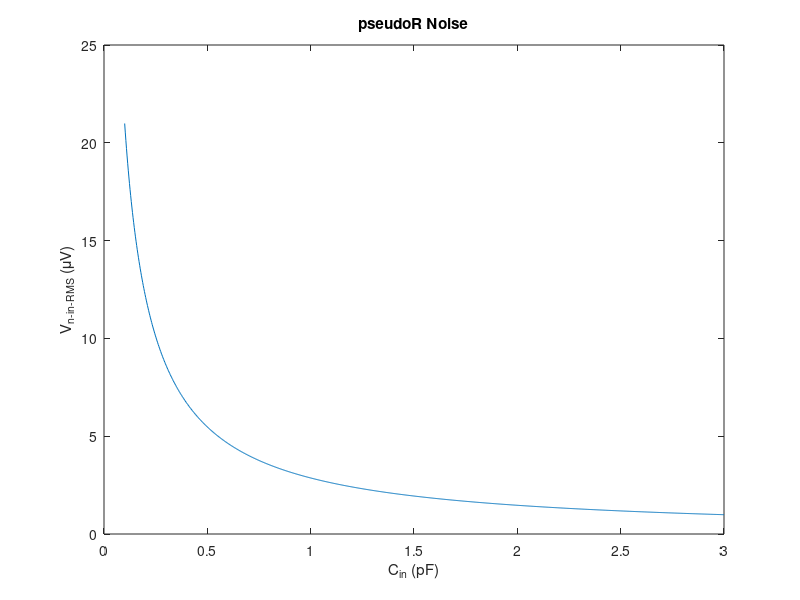
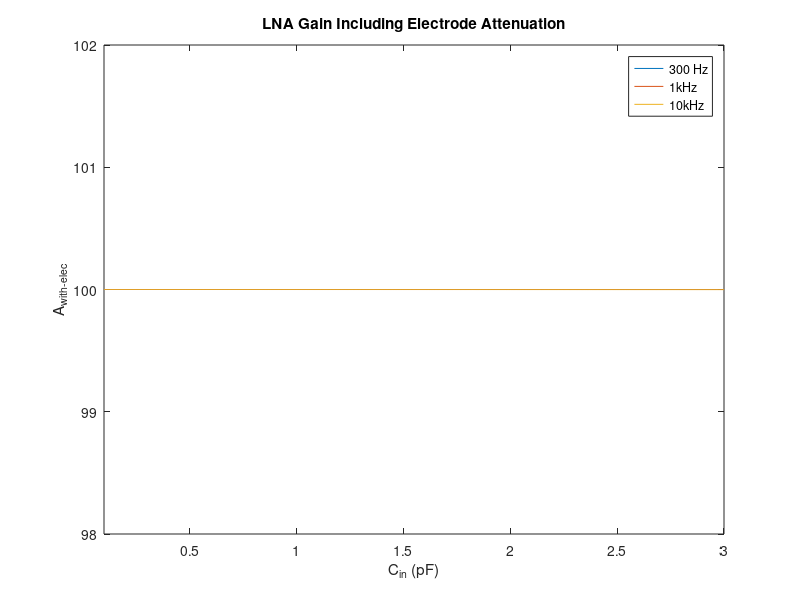
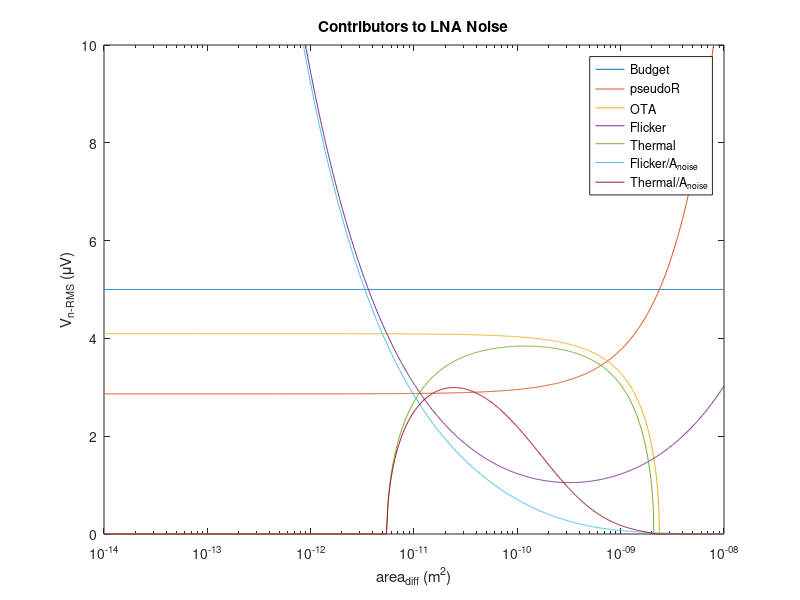
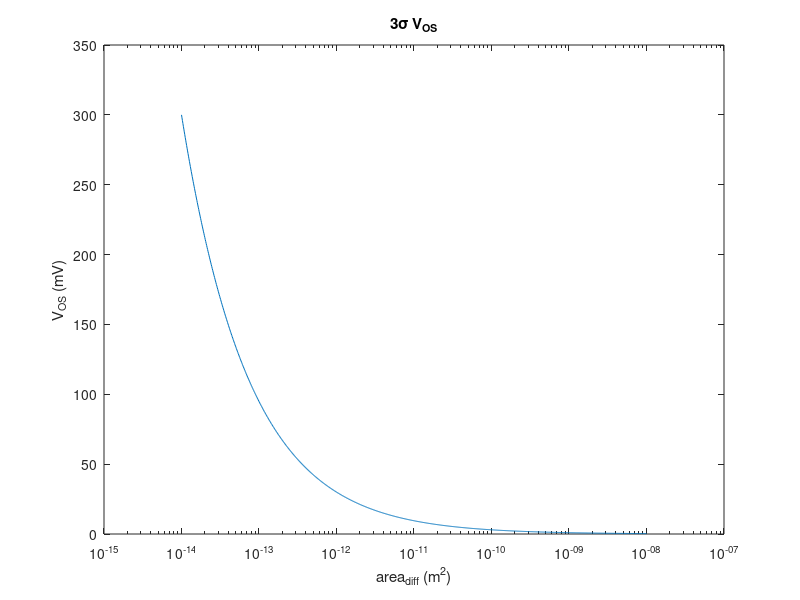

These figures' MATLAB source, in order: (Note: this script raises an error after producing the figures.)
% polymorph pixel co-design
% CRT
% 05/19/2020 - 07/22/2020

%% setup
close all
clear all

%% starting assumptions and physical constants

% constants
k = 1.38e-23;
T = 37 + 273;   % body temp

% system constraints
R_elec = 24e3;
pixel_dim = 152.5e-6;
area_limit = (pixel_dim)^2;

%% design targets

% except for here, as noted, all noise is squared voltage
noise_Vrms_target = 5e-6;
noise_Vsq_target = noise_Vrms_target^2;

A_target = 100;
A_OL_target = 1e3;
A_f = 1;

f_LP_AP = 10e3;
f_HP_AP = 300;

ENBW = f_LP_AP * pi/2;

% number of time constants for "complete" settling
settling_TCs = 5;

% target for OTA noise source other than M1
excess = 1.2;

%% technology information

L_min = 130e-9;

% C_ox and C_P (C_gg) [F/m^2]
% C_ox for flicker noise
C_ox = 0.01;
% C_P for parasitics
M_input_area = 120e-6 * 600e-9;
C_gg = 252e-15;
C_P_N = C_gg / M_input_area;
C_P_P = 0.00633;

% flicker noise coefficients [J]
K_flicker_N = 1.24e-25;
K_flicker_P = 1.98e-25;

% mismatch coefficients
% [Vm] and [m]
A_VT = 10e-9;
A_beta = 0.013e-6;

% noise factor gamma (often quoted as 2/3)
gamma_W = 1;
gamma_S = 2/3;

% estimates for device area
L_diff = 200e-9;
L_guard = 1e-6;

%% closed-loop amp design: sweep Cin

% assumed pseudoR based on 10fF feedback cap
pseudoR = 500e9;

% sweep Cin
%C_in = 1e-12;
C_in = linspace(100e-15, 3e-12, 1000)';
C_F = C_in / A_target;

% integrated pseudoR noise for 300Hz sw cap HP cutoff
f_pseudo = 1./(2.*pi.*pseudoR.*C_F);
% reduction factor to account for not all of kT/C
% appearing in the 300Hz+ band
reduc_factor = 1./(1 + f_HP_AP./f_pseudo);
noise_pseudoR = 2 .* k .* T ./ C_F .* reduc_factor;
% input-refer - note that this uses ideal gain
noise_pseudoR_in = noise_pseudoR ./ (A_target.^2);

% ideal closed-loop gain including electrode attenuation
% at three freqs: 300, 1000, 10000 Hz
% assumes ideal opamp with no parasitics
A_elec_300 = C_in ./ sqrt(C_F.^2 + (C_F .* C_in .* R_elec .* (2*pi*300)).^2);
A_elec_1e3 = C_in ./ sqrt(C_F.^2 + (C_F .* C_in .* R_elec .* (2*pi*1e3)).^2);
A_elec_1e4 = C_in ./ sqrt(C_F.^2 + (C_F .* C_in .* R_elec .* (2*pi*1e4)).^2);

%% plots from Cin choice

% noise due to pseudoR as a function of Cin
figure
plot(C_in.*(1e12), sqrt(noise_pseudoR_in) .* 1e6);
xlabel('C_{in} (pF)');
ylabel('V_{n-in-RMS} (\muV)');
title('pseudoR Noise');

% input gain including electrode atten
% should be negligible
figure
plot(C_in.*(1e12), A_elec_300);
hold on
plot(C_in.*(1e12), A_elec_1e3);
plot(C_in.*(1e12), A_elec_1e4);
xlabel('C_{in} (pF)');
ylabel('A_{with-elec}');
axis([100e-3 3 98 102]);
legend('300 Hz', '1kHz', '10kHz');
title('LNA Gain Including Electrode Attenuation');

%% results from first design section

% baseline C_in for noise, assuming we meet target gain
C_in = 1e-12;
C_F = C_in / A_target;
% now adjust C_in to pre-warp the CL gain, gain error due to finite OL gain
C_in = C_F * A_target * (1 + 1/A_OL_target) / (1 - A_target/A_OL_target);
% integrated pseudoR noise for 300Hz sw cap HP cutoff
f_pseudo = 1./(2.*pi.*pseudoR.*C_F);
reduc_factor = 1./(1 + f_HP_AP./f_pseudo);
noise_pseudoR = 2 .* k .* T ./ C_F .* reduc_factor;

%% OTA design: sweep WL

% transistor area, from 10^-14 m^2 to 10^-9 m^2
% for reference, pixel is 2.33*10^-8 m^2
% 120um/600nm device is 7.2*10^-11 m^2both
% and a 130nm/130nm device is 1.69*10^-14 m^2
WL = logspace(-14,-8,1000);

C_P = WL .* C_P_N;

% resulting actual closed-loop gain
A_actual = C_in ./ (C_F + (C_F + C_in + C_P) ./ A_OL_target);
noise_pseudoR_in = noise_pseudoR ./ (A_actual.^2);

% noise budget
noise_OTA = noise_Vsq_target - noise_pseudoR_in;

% noise gain
A_noise = (C_P + C_in + C_F) ./ C_in;

% flicker noise
noise_flicker = 2 .* K_flicker_N ./ C_ox ./ WL .* (A_noise).^2 ...
    .* log(f_LP_AP / f_HP_AP);

noise_thermal = noise_OTA - noise_flicker;

% thermal noise
% NOTE: we only care about thermal noise in the signal band (to 10kHz)
% technically, ENBW is not correct here because we can do a software
% brickwall filter at 10kHz, and this will be valid since we have used
% appropriate anti-aliasing.
% thus, ENBW is used here only to provide a safety margin.
gm_req = 2 .* 4 .* k .* T .* gamma_W...
    ./ noise_thermal .* (A_noise).^2 .* ENBW .* excess;

% first approx of mismatch: assume input pair dominates
sigma_Vth_1 = A_VT ./ sqrt(WL);
V_os_3sigma = sigma_Vth_1 .* 3;

%% plots from flicker noise sizing choice

% noise breakdown
figure
semilogx(WL, (noise_Vrms_target*1e6).*ones(size(WL)));
hold on
semilogx(WL, sqrt(noise_pseudoR_in) .* 1e6);
semilogx(WL, sqrt(noise_OTA) .* 1e6);
semilogx(WL, sqrt(noise_flicker) .* 1e6);
semilogx(WL, sqrt(noise_thermal) .* 1e6);
semilogx(WL, sqrt(noise_flicker) ./ (A_noise).^2 .* 1e6);
semilogx(WL, sqrt(noise_thermal) ./ (A_noise).^2 .* 1e6);
xlabel('area_{diff} (m^2)');
ylabel('V_{n-RMS} (\muV)');
axis([1e-14 1e-8 0 10]);
legend('Budget', 'pseudoR', 'OTA', 'Flicker', 'Thermal',...
    'Flicker/A_{noise}', 'Thermal/A_{noise}');
title('Contributors to LNA Noise');

% mismatch
figure
semilogx(WL, V_os_3sigma .* 1e3);
xlabel('area_{diff} (m^2)');
ylabel('V_{OS} (mV)');
title('3\sigma V_{OS}');

% gm requirement
figure
semilogx(WL, gm_req.*(1e6));
xlabel('area_{diff} (m^2)');
ylabel('g_m (\muS)');
axis([1e-14 1e-8 0 500]);
title('g_m Requirement');

% closed-loop gain
figure
semilogx(WL, A_actual);
xlabel('area_{diff} (m^2)');
ylabel('A_{actual}');
title('Closed-Loop Gain due to C_P');

%% gm/id, gmro characterization

% info about number of characterization sweeps
num_lengths_N = 10;
num_lengths_P = 10;
points_per_length = 25;
L_N = [130e-9 200e-9 500e-9 1e-6 2e-6 4e-6 6e-6 8e-6 10e-6 12e-6]';
L_P = L_N;

% NMOS

% import the characterization data
gmid_n_130n = readmatrix('charac/charac_gmid_n_130n.csv');
gmid_n_200n = readmatrix('charac/charac_gmid_n_200n.csv');
gmid_n_500n = readmatrix('charac/charac_gmid_n_500n.csv');
gmid_n_1u = readmatrix('charac/charac_gmid_n_1u.csv');
gmid_n_2u = readmatrix('charac/charac_gmid_n_2u.csv');
gmid_n_4u = readmatrix('charac/charac_gmid_n_4u.csv');
gmid_n_6u = readmatrix('charac/charac_gmid_n_6u.csv');
gmid_n_8u = readmatrix('charac/charac_gmid_n_8u.csv');
gmid_n_10u = readmatrix('charac/charac_gmid_n_10u.csv');
gmid_n_12u = readmatrix('charac/charac_gmid_n_12u.csv');

gmro_n_130n = readmatrix('charac/charac_gmro_n_130n.csv');
gmro_n_200n = readmatrix('charac/charac_gmro_n_200n.csv');
gmro_n_500n = readmatrix('charac/charac_gmro_n_500n.csv');
gmro_n_1u = readmatrix('charac/charac_gmro_n_1u.csv');
gmro_n_2u = readmatrix('charac/charac_gmro_n_2u.csv');
gmro_n_4u = readmatrix('charac/charac_gmro_n_4u.csv');
gmro_n_6u = readmatrix('charac/charac_gmro_n_6u.csv');
gmro_n_8u = readmatrix('charac/charac_gmro_n_8u.csv');
gmro_n_10u = readmatrix('charac/charac_gmro_n_10u.csv');
gmro_n_12u = readmatrix('charac/charac_gmro_n_12u.csv');

cgg_n_130n = readmatrix('charac/charac_cgg_n_130n.csv');
cgg_n_200n = readmatrix('charac/charac_cgg_n_200n.csv');
cgg_n_500n = readmatrix('charac/charac_cgg_n_500n.csv');
cgg_n_1u = readmatrix('charac/charac_cgg_n_1u.csv');
cgg_n_2u = readmatrix('charac/charac_cgg_n_2u.csv');
cgg_n_4u = readmatrix('charac/charac_cgg_n_4u.csv');
cgg_n_6u = readmatrix('charac/charac_cgg_n_6u.csv');
cgg_n_8u = readmatrix('charac/charac_cgg_n_8u.csv');
cgg_n_10u = readmatrix('charac/charac_cgg_n_10u.csv');
cgg_n_12u = readmatrix('charac/charac_cgg_n_12u.csv');

% concatenate the results for easier looping
gmid_n = horzcat(gmid_n_130n, gmid_n_200n(:,2), gmid_n_500n(:,2),...
    gmid_n_1u(:,2), gmid_n_2u(:,2), gmid_n_4u(:,2), gmid_n_6u(:,2),...
    gmid_n_8u(:,2), gmid_n_10u(:,2), gmid_n_12u(:,2));
gmro_n = horzcat(gmro_n_130n, gmro_n_200n(:,2), gmro_n_500n(:,2),...
    gmro_n_1u(:,2), gmro_n_2u(:,2), gmro_n_4u(:,2), gmro_n_6u(:,2),...
    gmro_n_8u(:,2), gmro_n_10u(:,2), gmro_n_12u(:,2));
cgg_n = horzcat(cgg_n_130n, cgg_n_200n(:,2), cgg_n_500n(:,2),...
    cgg_n_1u(:,2), cgg_n_2u(:,2), cgg_n_4u(:,2), cgg_n_6u(:,2),...
    cgg_n_8u(:,2), cgg_n_10u(:,2), cgg_n_12u(:,2));

% plot the characterization results
figure
semilogx(gmid_n(:,1)*1e6, gmid_n(:,2));
hold on
semilogx(gmid_n(:,1)*1e6, gmid_n(:,3));
semilogx(gmid_n(:,1)*1e6, gmid_n(:,4));
semilogx(gmid_n(:,1)*1e6, gmid_n(:,5));
semilogx(gmid_n(:,1)*1e6, gmid_n(:,6));
semilogx(gmid_n(:,1)*1e6, gmid_n(:,7));
semilogx(gmid_n(:,1)*1e6, gmid_n(:,8));
semilogx(gmid_n(:,1)*1e6, gmid_n(:,9));
semilogx(gmid_n(:,1)*1e6, gmid_n(:,10));
semilogx(gmid_n(:,1)*1e6, gmid_n(:,11));
title('g_m/I_D vs. I_D for NMOS');
xlabel('I_D (\muA)');
ylabel('g_m/I_D (V^{-1})');
legend('L = 130nm', 'L = 200nm', 'L = 500nm', 'L = 1\mum', 'L = 2\mum',...
    'L = 4\mum', 'L = 6\mum', 'L = 8\mum', 'L = 10\mum', 'L = 12\mum');

figure
semilogx(gmro_n(:,1)*1e6, gmro_n(:,2));
hold on
semilogx(gmro_n(:,1)*1e6, gmro_n(:,3));
semilogx(gmro_n(:,1)*1e6, gmro_n(:,4));
semilogx(gmro_n(:,1)*1e6, gmro_n(:,5));
semilogx(gmro_n(:,1)*1e6, gmro_n(:,6));
semilogx(gmro_n(:,1)*1e6, gmro_n(:,7));
semilogx(gmro_n(:,1)*1e6, gmro_n(:,8));
semilogx(gmro_n(:,1)*1e6, gmro_n(:,9));
semilogx(gmro_n(:,1)*1e6, gmro_n(:,10));
semilogx(gmro_n(:,1)*1e6, gmro_n(:,11));
title('g_mr_o vs. I_D for NMOS');
xlabel('I_D (\muA)');
ylabel('g_mr_o');
legend('L = 130nm', 'L = 200nm', 'L = 500nm', 'L = 1\mum', 'L = 2\mum',...
    'L = 4\mum', 'L = 6\mum', 'L = 8\mum', 'L = 10\mum', 'L = 12\mum');

figure
semilogx(cgg_n(:,1)*1e6, cgg_n(:,2) / (130e-9 * 260e-9));
hold on
semilogx(cgg_n(:,1)*1e6, cgg_n(:,3) / (200e-9 * 400e-9));
semilogx(cgg_n(:,1)*1e6, cgg_n(:,4) / (500e-9 * 1000e-9));
semilogx(cgg_n(:,1)*1e6, cgg_n(:,5) / (1000e-9 * 2000e-9));
semilogx(cgg_n(:,1)*1e6, cgg_n(:,6) / (2000e-9 * 4000e-9));
semilogx(cgg_n(:,1)*1e6, cgg_n(:,7) / (4000e-9 * 8000e-9));
semilogx(cgg_n(:,1)*1e6, cgg_n(:,8) / (6000e-9 * 12000e-9));
semilogx(cgg_n(:,1)*1e6, cgg_n(:,9) / (8000e-9 * 16000e-9));
semilogx(cgg_n(:,1)*1e6, cgg_n(:,10) / (10000e-9 * 20000e-9));
semilogx(cgg_n(:,1)*1e6, cgg_n(:,11) / (12000e-9 * 24000e-9));
title('C_{gg} vs. I_D for NMOS');
xlabel('I_D (\muA)');
ylabel('C_{gg} (F/m^2)');
legend('L = 130nm', 'L = 200nm', 'L = 500nm', 'L = 1\mum', 'L = 2\mum',...
    'L = 4\mum', 'L = 6\mum', 'L = 8\mum', 'L = 10\mum', 'L = 12\mum');


% PMOS

% import the characterization data
gmid_p_130n = readmatrix('charac/charac_gmid_p_130n.csv');
gmid_p_200n = readmatrix('charac/charac_gmid_p_200n.csv');
gmid_p_500n = readmatrix('charac/charac_gmid_p_500n.csv');
gmid_p_1u = readmatrix('charac/charac_gmid_p_1u.csv');
gmid_p_2u = readmatrix('charac/charac_gmid_p_2u.csv');
gmid_p_4u = readmatrix('charac/charac_gmid_p_4u.csv');
gmid_p_6u = readmatrix('charac/charac_gmid_p_6u.csv');
gmid_p_8u = readmatrix('charac/charac_gmid_p_8u.csv');
gmid_p_10u = readmatrix('charac/charac_gmid_p_10u.csv');
gmid_p_12u = readmatrix('charac/charac_gmid_p_12u.csv');

gmro_p_130n = readmatrix('charac/charac_gmro_p_130n.csv');
gmro_p_200n = readmatrix('charac/charac_gmro_p_200n.csv');
gmro_p_500n = readmatrix('charac/charac_gmro_p_500n.csv');
gmro_p_1u = readmatrix('charac/charac_gmro_p_1u.csv');
gmro_p_2u = readmatrix('charac/charac_gmro_p_2u.csv');
gmro_p_4u = readmatrix('charac/charac_gmro_p_4u.csv');
gmro_p_6u = readmatrix('charac/charac_gmro_p_6u.csv');
gmro_p_8u = readmatrix('charac/charac_gmro_p_8u.csv');
gmro_p_10u = readmatrix('charac/charac_gmro_p_10u.csv');
gmro_p_12u = readmatrix('charac/charac_gmro_p_12u.csv');

% concatenate the results for easier looping
gmid_p = horzcat(gmid_p_130n, gmid_p_200n(:,2), gmid_p_500n(:,2),...
    gmid_p_1u(:,2), gmid_p_2u(:,2), gmid_p_4u(:,2), gmid_p_6u(:,2),...
    gmid_p_8u(:,2), gmid_p_10u(:,2), gmid_p_12u(:,2));
gmro_p = horzcat(gmro_p_130n, gmro_p_200n(:,2), gmro_p_500n(:,2),...
    gmro_p_1u(:,2), gmro_p_2u(:,2), gmro_p_4u(:,2), gmro_p_6u(:,2),...
    gmro_p_8u(:,2), gmro_p_10u(:,2), gmro_p_12u(:,2));

% plot the characterization results
figure
semilogx(gmid_p(:,1)*1e6, gmid_p(:,2));
hold on
semilogx(gmid_p(:,1)*1e6, gmid_p(:,3));
semilogx(gmid_p(:,1)*1e6, gmid_p(:,4));
semilogx(gmid_p(:,1)*1e6, gmid_p(:,5));
semilogx(gmid_p(:,1)*1e6, gmid_p(:,6));
semilogx(gmid_p(:,1)*1e6, gmid_p(:,7));
semilogx(gmid_p(:,1)*1e6, gmid_p(:,8));
semilogx(gmid_p(:,1)*1e6, gmid_p(:,9));
semilogx(gmid_p(:,1)*1e6, gmid_p(:,10));
semilogx(gmid_p(:,1)*1e6, gmid_p(:,11));
title('g_m/I_D vs. I_D for PMOS');
xlabel('I_D (\muA)');
ylabel('g_m/I_D (V^{-1})');
legend('L = 130nm', 'L = 200nm', 'L = 500nm', 'L = 1\mum', 'L = 2\mum',...
    'L = 4\mum', 'L = 6\mum', 'L = 8\mum', 'L = 10\mum', 'L = 12\mum');

figure
semilogx(gmro_p(:,1)*1e6, gmro_p(:,2));
hold on
semilogx(gmro_p(:,1)*1e6, gmro_p(:,3));
semilogx(gmro_p(:,1)*1e6, gmro_p(:,4));
semilogx(gmro_p(:,1)*1e6, gmro_p(:,5));
semilogx(gmro_p(:,1)*1e6, gmro_p(:,6));
semilogx(gmro_p(:,1)*1e6, gmro_p(:,7));
semilogx(gmro_p(:,1)*1e6, gmro_p(:,8));
semilogx(gmro_p(:,1)*1e6, gmro_p(:,9));
semilogx(gmro_p(:,1)*1e6, gmro_p(:,10));
semilogx(gmro_p(:,1)*1e6, gmro_p(:,11));
title('g_mr_o vs. I_D for PMOS');
xlabel('I_D (\muA)');
ylabel('g_mr_o');
legend('L = 130nm', 'L = 200nm', 'L = 500nm', 'L = 1\mum', 'L = 2\mum',...
    'L = 4\mum', 'L = 6\mum', 'L = 8\mum', 'L = 10\mum', 'L = 12\mum');

%% transistor-level OTA design: tunable parameters

% set minimum W
W_min = 200e-9;

% assumptions for WI or SI
gmid_WI = 25;
gmid_MI = 20;
gmid_SI = 10;

% M1 specs determined from optimization above
gm_min = 100e-6;
WL_min = 3.85e-11;

% ratio between main branch and output branch
current_scale = 16;
% ratio between load branch and one branch of CMFB amp
cmfb_scale = 1;

% partition of gains
A_OL_1_target = 320;
A_OL_2_target = A_OL_target / A_OL_1_target;
A_OL_CMFB_target = 20;

% degen resistor headroom consumption
V_R_degen = 0.2;

%% amp/filter interface

% assume min size cap for C_RA
C_RA = 10e-15;

% biquad filter params
omega_0 = 2*pi * sqrt(f_HP_AP * f_LP_AP);
BW = 2*pi * (f_LP_AP - f_HP_AP);
Q = omega_0 / BW;

% input cap size
C_R1 = C_RA * A_f / Q;

% sweep possible switching frequencies
f_swcap = logspace(5,7,1000)';

f_BW_amp = f_swcap ./ 10;

% resistive approximation
R_1 = 1 ./ (C_R1 * f_swcap);

% one-stage version. settling will be ok, so look at gain degredation
% using 60dB gain for one-stage (80dB not possible)
rout_assumed = (1e3) / gm_min;
Rout_amp_required = (rout_assumed .* R_1) ./ (R_1 - rout_assumed);
% using reasonable assumptions for degen R and load device,
% calculate what gmro would be necessary for up and down cascode devices
R_degen_assumed = 50e3;
ro_load_assumed = 4e7;
Rout_branch = 2 * Rout_amp_required;
gmro_required_up = sqrt(Rout_branch ./ R_degen_assumed);
gmro_required_down = Rout_branch ./ ro_load_assumed;

figure
semilogx(f_swcap, gmro_required_up);
hold on
semilogx(f_swcap, gmro_required_down);
xlabel('f_{swcap} (Hz)');
ylabel('g_mr_o');
title('Single-Stage: Cascode g_mr_o Required vs. Sw Cap Frequency');
legend('Up Branch (fold)', 'Down Branch (load)');

% settling limit
T_settle_limit = 1 ./ (f_swcap * 2);

% assume switch resistance - settling through this
R_sw = 14e3;
T_settle_sw = R_sw * C_R1 * settling_TCs;

%% transistor-level OTA design: action

% M1: input pair (NMOS)

% vectors to keep track of results for comparison
W = zeros(num_lengths_N, 1);
WL = zeros(num_lengths_N, 1);
gmro = zeros(num_lengths_N, 1);
gmid = zeros(num_lengths_N, 1);

% try each length
for i = 1:num_lengths_N
    
    % column for gmid, gmro data
    col = 1 + i;
    
    % determine corresponding length
    L_charac = L_N(i);
    W_charac = L_charac * 2;
    
    for j = 1:points_per_length
        
        % go from SI to WI to get minimum required gmid
        point = points_per_length - j + 1;
        
        gmid(i) = gmid_n(point, col);
        
        if (gmid(i) > gmid_WI)
            % found required gmid
            
            % determine corresponding current density for this length
            ID_charac = gmid_n(point, 1);
            ID_density = ID_charac / W_charac;
            
            % determine actual ID required
            ID_req = gm_min / gmid(i);
            ID = 1e-6 * ceil(ID_req * 1e6);
            
            % determine actual W required
            W(i) = ID / ID_density;
            WL(i) = W(i) .* L_charac;
            
            % keep track of corresponding gmro
            gmro(i) = gmro_n(point, col);
            break
        end      
    end
end

% plot results for M1
figure
plot(L_N*1e6, W*1e6);
xlabel('L (\mum)');
ylabel('W (\mum)');
title('M1: W vs. L');
figure
plot(L_N*1e6, WL*1e12);
xlabel('L (\mum)');
ylabel('W ((\mum)^2)');
title('M1: WL vs. L');
figure
plot(L_N*1e6, gmro);
xlabel('L (\mum)');
ylabel('g_mr_o');
title('M1: g_mr_o vs. L');

% pick L that gives us required WL for parasitics/flicker
for i = 1:num_lengths_N
    WL_this = WL(i);
    
    if (WL_this > WL_min)
        % determine final dimensions
        W_M1 = W(i);
        L_M1 = L_N(i);
        % determine final small signal params
        gmid_M1 = gmid(i);
        gmro_M1 = gmro(i);
        break
    end
end

% compute some currents
ID_main = ID;
ID_load = ID_main / current_scale;
ID_both = ID_main + ID_load;

% compute M1 small signal params
gm_M1 = gmid_M1 * ID_main;
ro_M1 = gmro_M1 / gm_M1;

% size the degen resistors for reasonable voltage swing
R_degen = V_R_degen / ID_main;

% beginning to compute the gain

% from equation for gain of first stage...
gmro_factor = gm_M1 * ro_M1^2 * R_degen / (ro_M1 + R_degen)^2;
% ... we can determine a target for gmro of M3 and M5
gmro_35_target = A_OL_1_target / gmro_factor;

% size 3,5 based on this target

% M3: telecascode device (NMOS)
[W, gmid, gmro] = size_M(L_N, gmid_n, gmro_n, gmid_MI, 1, ID_main,...
    num_lengths_N, points_per_length);
[L_M3, W_M3, gmid_M3, gmro_M3] = pick_L(L_N, W, gmid, gmro,...
    gmro_35_target, num_lengths_N, W_min);
% compute M3 small signal params
gm_M3 = gmid_M3 * ID_main;
ro_M3 = gmro_M3 / gm_M3;

% M5: current source device (PMOS)
[W, gmid, gmro] = size_M(L_P, gmid_p, gmro_p, gmid_MI, 1, ID_main,...
    num_lengths_P, points_per_length);
[L_M5, W_M5, gmid_M5, gmro_M5] = pick_L(L_P, W, gmid, gmro,...
    gmro_35_target, num_lengths_P, W_min);
% compute M5 small signal params
gm_M5 = gmid_M5 * ID_main;
ro_M5 = gmro_M5 / gm_M5;

% calculate actual first stage gain

% transconductance
Gs3 = (gmro_M3 + 1) / (ro_M3 + gmro_M5 * R_degen);
Gm_reduc = (Gs3 * ro_M1) / (1 + Gs3 * ro_M1);
Gm_1 = gm_M1 * Gm_reduc;

% output resistance
Rout_1 = 1/(1/(gmro_M5 * R_degen) + 1/(gmro_M3 * ro_M1));

A_OL_1_actual = Gm_1 * Rout_1;

% compute gain target for second stage
A_OL_2_target_updated = max(A_OL_target / A_OL_1_actual, A_OL_2_target);

% compute gmro target based on necessity that gm7ro9 > A2 for later math
gm_M7_assumed = gmid_WI * ID_load;
gm_M9_assumed = gmid_SI * ID_load;
ro_9_target = A_OL_2_target_updated / gm_M7_assumed;
gmro_9_target = gm_M9_assumed * ro_9_target;

% M9: load device (NMOS)
% the only strong-inversion transistor (bc noise)
[W, gmid, gmro] = size_M(L_N, gmid_n, gmro_n, gmid_SI, 0, ID_load,...
    num_lengths_N, points_per_length);
[L_M9, W_M9, gmid_M9, gmro_M9] = pick_L(L_N, W, gmid, gmro,...
    gmro_9_target, num_lengths_N, W_min);
% compute M11 small signal params
gm_M9 = gmid_M9 * ID_load;
ro_M9 = gmro_M9 / gm_M9;

% compute target gmro7 based on target gain
ro_M7_target = (A_OL_2_target_updated * ro_M9) /...
    (gm_M7_assumed * ro_M9 - A_OL_2_target_updated);
gmro_7_target = gm_M7_assumed * ro_M7_target;

% M7: second stage input device (PMOS)
[W, gmid, gmro] = size_M(L_P, gmid_p, gmro_p, gmid_WI, 1, ID_load,...
    num_lengths_P, points_per_length);
[L_M7, W_M7, gmid_M7, gmro_M7] = pick_L(L_P, W, gmid, gmro,...
    gmro_7_target, num_lengths_P, W_min);
% compute M7 small signal params
gm_M7 = gmid_M7 * ID_load;
ro_M7 = gmro_M7 / gm_M7;

% calculate actual second stage gain
Rout_2 = (ro_M7 * ro_M9) / (ro_M7 + ro_M9);
A_OL_2_actual = gm_M7 * Rout_2;

A_OL_actual = A_OL_1_actual * A_OL_2_actual;

%% post-design OTA characterization

% noise - note this is just open-loop OTA noise for sanity check

% compute second stage noise
noise_final_A2 = 8*k*T*(gamma_W/gm_M7 + gamma_S*gm_M9/(gm_M7^2))*ENBW...
    + 2 * K_flicker_P / (W_M7 * L_M7 * C_ox) * log(f_LP_AP / f_HP_AP);

% compute first stage noise
noise_final_A1 = 8*k*T*(gamma_W/gm_M1 + 1/(R_degen * gm_M1^2))*ENBW...
    + 2 * K_flicker_N / (W_M1 * L_M1 * C_ox) * log(f_LP_AP / f_HP_AP);

% compute total input-referred OTA noise
noise_final_OTA = noise_final_A1 + (noise_final_A2 / (A_OL_1_actual^2));
noise_final_OTA_V = sqrt(noise_final_OTA);

% offset: it can be shown that all contributions are neglig except input
sigma_Vth_1_final = A_VT / sqrt(W_M1 * L_M1);
V_os_3sigma_final = sigma_Vth_1_final * 3;

% settling - need to satisfy swcap settling assumption
T_settle_OTA = Rout_2 * C_R1 * settling_TCs;

T_settle_OTA_vec = T_settle_OTA .* ones(size(f_swcap));
T_settle_sw_vec = T_settle_sw .* ones(size(f_swcap));

figure
semilogx(f_swcap, T_settle_limit*1e6);
hold on
semilogx(f_swcap, T_settle_sw_vec*1e6);
semilogx(f_swcap, T_settle_OTA_vec*1e6);
xlabel('f_{swcap} (Hz)');
ylabel('\tau (\mus)');
title('Amp/Filter Settling Time vs. Sw Cap Frequency');
legend('Limit', 'Switch Settling', 'OTA 2nd Stage Settling');

%% CMFB
ID_cmfb = ID_load / cmfb_scale;

% compute gmro target based on necessity that gm13ro15 > A for later math
gm_M13_assumed = gmid_WI * ID_cmfb;
gm_M15_assumed = gmid_SI * ID_cmfb;
ro_15_target = A_OL_CMFB_target / gm_M13_assumed;
gmro_15_target = gm_M15_assumed * ro_15_target;

% M15: load device (PMOS)
[W, gmid, gmro] = size_M(L_P, gmid_p, gmro_p, gmid_SI, 0, ID_cmfb,...
    num_lengths_P, points_per_length);
[L_M15, W_M15, gmid_M15, gmro_M15] = pick_L(L_P, W, gmid, gmro,...
    gmro_15_target, num_lengths_P, W_min);
% compute M15 small signal params
gm_M15 = gmid_M15 * ID_cmfb;
ro_M15 = gmro_M15 / gm_M15;

% compute target gmro13 based on target gain
ro_M13_target = (A_OL_CMFB_target * ro_M15) /...
    (gm_M13_assumed * ro_M15 - A_OL_CMFB_target);
gmro_13_target = gm_M13_assumed * ro_M13_target;

% M13: input device (NMOS)
[W, gmid, gmro] = size_M(L_N, gmid_n, gmro_n, gmid_WI, 1, ID_cmfb,...
    num_lengths_N, points_per_length);
[L_M13, W_M13, gmid_M13, gmro_M13] = pick_L(L_N, W, gmid, gmro,...
    gmro_13_target, num_lengths_N, W_min);
% compute M13 small signal params
gm_M13 = gmid_M13 * ID_cmfb;
ro_M13 = gmro_M13 / gm_M13;

% calculate actual CMFB amp gain
A_OL_CMFB_actual = (gmro_M13 * ro_M15) / (ro_M13 + ro_M15);

%% BPF A2 design: tunable parameters

% gain target
A_2_required = 300;
% A3_M1 specs determined from f_swcap optimization in other script
gm_min_A2 = 2e-6;

WL_min_A2 = 9e-12;

% partition gains
A_2_1_required = 30;

%% BPF A2 design: action

% A2_M1: input pair (NMOS)

% vectors to keep track of results for comparison
W = zeros(num_lengths_N, 1);
WL = zeros(num_lengths_N, 1);
gmro = zeros(num_lengths_N, 1);
gmid = zeros(num_lengths_N, 1);

% try each length
for i = 1:num_lengths_N
    
    % column for gmid, gmro data
    col = 1 + i;
    
    % determine corresponding length
    L_charac = L_N(i);
    W_charac = L_charac * 2;
    
    for j = 1:points_per_length
        
        % go from SI to WI to get minimum required gmid
        point = points_per_length - j + 1;
        
        gmid(i) = gmid_n(point, col);
        
        if (gmid(i) > gmid_WI)
            % found required gmid
            
            % determine corresponding current density for this length
            ID_charac = gmid_n(point, 1);
            ID_density = ID_charac / W_charac;
            
            % determine actual ID required
            ID_req = gm_min_A2 / gmid(i);
            ID = 0.01e-6 * ceil(ID_req * 100e6);
            
            % determine actual W required
            W(i) = ID / ID_density;
            WL(i) = W(i) .* L_charac;
            
            % keep track of corresponding gmro
            gmro(i) = gmro_n(point, col);
            break
        end      
    end
end

% pick L that gives us required WL for parasitics/flicker
for i = 1:num_lengths_N
    WL_this = WL(i);
    
    if (WL_this > WL_min_A2)
        % determine final dimensions
        W_A2_M1 = W(i);
        L_A2_M1 = L_N(i);
        % determine final small signal params
        gmid_A2_M1 = gmid(i);
        gmro_A2_M1 = gmro(i);
        break
    end
end

% corresponding current
ID_A2 = ID;

% compute M1 small signal params
gm_A2_M1 = gmid_A2_M1 * ID_A2;
ro_A2_M1 = gmro_A2_M1 / gm_A2_M1;

% need to calculate load device ro
ro_A2_M3_required = A_2_1_required * ro_A2_M1 /...
    (gmro_A2_M1 - A_2_1_required);

gm_A2_M3_estimate = gmid_SI * ID_A2;

gmro_A2_M3_target = ro_A2_M3_required * gm_A2_M3_estimate;

% A2_M3: load device (PMOS)
[W, gmid, gmro] = size_M(L_P, gmid_p, gmro_p, gmid_SI, 0, ID_A2,...
    num_lengths_P, points_per_length);
[L_A2_M3, W_A2_M3, gmid_A2_M3, gmro_A2_M3] = pick_L(L_P, W, gmid, gmro,...
    gmro_A2_M3_target, num_lengths_P, W_min);
% compute M3 small signal params
gm_A2_M3 = gmid_A2_M3 * ID_A2;
ro_A2_M3 = gmro_A2_M3 / gm_A2_M3;

% calculate actual first-stage gain
A_2_1 = gmro_A2_M1 * ro_A2_M3 / (ro_A2_M1 + ro_A2_M3);
% calculate required second-stage gain
A_2_2_required = A_2_required / A_2_1;

% A2_M5: second stage input pair (PMOS)

% vectors to keep track of results for comparison
W = zeros(num_lengths_P, 1);
WL = zeros(num_lengths_P, 1);
gmro = zeros(num_lengths_P, 1);
gmid = zeros(num_lengths_P, 1);

% try each length
for i = 1:num_lengths_P
    
    % column for gmid, gmro data
    col = 1 + i;
    
    % determine corresponding length
    L_charac = L_P(i);
    W_charac = L_charac * 2;
    
    for j = 1:points_per_length
        
        % go from SI to WI to get minimum required gmid
        point = points_per_length - j + 1;
        
        gmid(i) = gmid_p(point, col);
        
        if (gmid(i) > gmid_WI)
            % found required gmid
            
            % determine corresponding current density for this length
            ID_charac = gmid_p(point, 1);
            ID_density = ID_charac / W_charac;
            
            % determine actual ID required
            ID_req = gm_min_A2 / gmid(i);
            ID = 0.01e-6 * ceil(ID_req * 100e6);
            
            % determine actual W required
            W(i) = ID / ID_density;
            WL(i) = W(i) .* L_charac;
            
            % keep track of corresponding gmro
            gmro(i) = gmro_p(point, col);
            break
        end      
    end
end

% pick L that gives us required WL for parasitics/flicker
for i = 1:num_lengths_P
    WL_this = WL(i);
    
    if (WL_this > WL_min_A2)
        % determine final dimensions
        W_A2_M5 = W(i);
        L_A2_M5 = L_P(i);
        % determine final small signal params
        gmid_A2_M5 = gmid(i);
        gmro_A2_M5 = gmro(i);
        break
    end
end

% corresponding current
ID_A2_2 = ID;

% compute M5 small signal params
gm_A2_M5 = gmid_A2_M5 * ID_A2_2;
ro_A2_M5 = gmro_A2_M5 / gm_A2_M5;

% need to calculate load device ro
ro_A2_M7_required = A_2_2_required * ro_A2_M5 /...
    (gmro_A2_M5 - A_2_2_required);

gm_A2_M7_estimate = gmid_SI * ID_A2_2;

gmro_A2_M7_target = ro_A2_M7_required * gm_A2_M7_estimate;

% A2_M7: load device (NMOS)
[W, gmid, gmro] = size_M(L_N, gmid_n, gmro_n, gmid_WI, 1, ID_A2_2,...
    num_lengths_N, points_per_length);
[L_A2_M7, W_A2_M7, gmid_A2_M7, gmro_A2_M7] = pick_L(L_N, W, gmid, gmro,...
    gmro_A2_M7_target, num_lengths_N, W_min);
% compute M7 small signal params
gm_A2_M7 = gmid_A2_M7 * ID_A2_2;
ro_A2_M7 = gmro_A2_M7 / gm_A2_M7;

% calculate actual second-stage gain
A_2_2 = gmro_A2_M5 * ro_A2_M7 / (ro_A2_M5 + ro_A2_M7);
% calculate total gain
A_2_actual = A_2_1 * A_2_2;

% CMFB sizing?

%% BPF A3 design: tunable parameters

% gain target
A_3_required = 350;
% A3_M1 specs determined from f_swcap optimization in other script
gm_min_A3 = 2e-6;

WL_min_A3 = 9e-12;

gmro_cascode_target = 30;

%% BPF A3 design: action

% A3_M1: input pair (NMOS)

% vectors to keep track of results for comparison
W = zeros(num_lengths_N, 1);
WL = zeros(num_lengths_N, 1);
gmro = zeros(num_lengths_N, 1);
gmid = zeros(num_lengths_N, 1);

% try each length
for i = 1:num_lengths_N
    
    % column for gmid, gmro data
    col = 1 + i;
    
    % determine corresponding length
    L_charac = L_N(i);
    W_charac = L_charac * 2;
    
    for j = 1:points_per_length
        
        % go from SI to WI to get minimum required gmid
        point = points_per_length - j + 1;
        
        gmid(i) = gmid_n(point, col);
        
        if (gmid(i) > gmid_WI)
            % found required gmid
            
            % determine corresponding current density for this length
            ID_charac = gmid_n(point, 1);
            ID_density = ID_charac / W_charac;
            
            % determine actual ID required
            ID_req = gm_min_A3 / gmid(i);
            ID = 0.01e-6 * ceil(ID_req * 100e6);
            
            % determine actual W required
            W(i) = ID / ID_density;
            WL(i) = W(i) .* L_charac;
            
            % keep track of corresponding gmro
            gmro(i) = gmro_n(point, col);
            break
        end      
    end
end

% pick L that gives us required WL for parasitics/flicker
for i = 1:num_lengths_N
    WL_this = WL(i);
    
    if (WL_this > WL_min_A3)
        % determine final dimensions
        W_A3_M1 = W(i);
        L_A3_M1 = L_N(i);
        % determine final small signal params
        gmid_A3_M1 = gmid(i);
        gmro_A3_M1 = gmro(i);
        break
    end
end

% corresponding current
ID_A3 = ID;

% compute M1 small signal params
gm_A3_M1 = gmid_A3_M1 * ID_A3;
ro_A3_M1 = gmro_A3_M1 / gm_A3_M1;

% need to calculate required Rout and cascode gmro
Rout_required_A3 = A_3_required / gm_A3_M1;
Rdown_required_A3 = Rout_required_A3 * 2;

gmro_A3_M3_target = max(Rdown_required_A3 / ro_A3_M1, gmro_cascode_target);

% A3_M3: telecascode device (NMOS)
[W, gmid, gmro] = size_M(L_N, gmid_n, gmro_n, gmid_WI, 1, ID_A3,...
    num_lengths_N, points_per_length);
[L_A3_M3, W_A3_M3, gmid_A3_M3, gmro_A3_M3] = pick_L(L_N, W, gmid, gmro,...
    gmro_A3_M3_target, num_lengths_N, W_min);
% compute M3 small signal params
gm_A3_M3 = gmid_A3_M3 * ID_A3;
ro_A3_M3 = gmro_A3_M3 / gm_A3_M3;

% calculate actual Rup required
Rdown_actual_A3 = gmro_A3_M3 * ro_A3_M1;
Rup_required_A3 = 1 / (1/Rout_required_A3 - 1/Rdown_actual_A3);

% assume Rup_required_A3 = ro_M7

% A3_M5: load cascode device (PMOS)
[W, gmid, gmro] = size_M(L_P, gmid_p, gmro_p, gmid_MI, 1, ID_A3,...
    num_lengths_P, points_per_length);
[L_A3_M5, W_A3_M5, gmid_A3_M5, gmro_A3_M5] = pick_L(L_P, W, gmid, gmro,...
    gmro_cascode_target, num_lengths_P, W_min);
% compute M5 small signal params
gm_A3_M5 = gmid_A3_M5 * ID_A3;
ro_A3_M5 = gmro_A3_M5 / gm_A3_M5;

% size M7 based on estimated gm and ro required
gm_A3_M7_est = gmid_SI * ID_A3;
ro_A3_M7_required = Rup_required_A3 / gmro_A3_M5;
gmro_A3_M7_target = gm_A3_M7_est * ro_A3_M7_required;

% A3_M7: load device (PMOS)
[W, gmid, gmro] = size_M(L_P, gmid_p, gmro_p, gmid_SI, 0, ID_A3,...
    num_lengths_P, points_per_length);
[L_A3_M7, W_A3_M7, gmid_A3_M7, gmro_A3_M7] = pick_L(L_P, W, gmid, gmro,...
    gmro_A3_M7_target, num_lengths_P, W_min);
% compute M7 small signal params
gm_A3_M7 = gmid_A3_M7 * ID_A3;
ro_A3_M7 = gmro_A3_M7 / gm_A3_M7;

Rup_actual_A3 = gmro_A3_M5 * ro_A3_M7;
Rout_actual_A3 = 1 / (1/Rup_actual_A3 + 1/Rdown_actual_A3);

A_3_actual = Rout_actual_A3 * gm_A3_M1;

% CMFB sizing?

%% SF1 design: tunable parameters

% gain target
A_SF1_required = 0.95;
% SF1_M1 specs determined from f_swcap optimization in other script
gm_min_SF1 = 1e-6;

WL_min_SF1 = 9e-12;

%% SF1 design: action

% SF1_M1: input device (PMOS)

% vectors to keep track of results for comparison
W = zeros(num_lengths_N, 1);
WL = zeros(num_lengths_N, 1);
gmro = zeros(num_lengths_N, 1);
gmid = zeros(num_lengths_N, 1);

% try each length
for i = 1:num_lengths_P
    
    % column for gmid, gmro data
    col = 1 + i;
    
    % determine corresponding length
    L_charac = L_P(i);
    W_charac = L_charac * 2;
    
    for j = 1:points_per_length
        
        % go from SI to WI to get minimum required gmid
        point = points_per_length - j + 1;
        
        gmid(i) = gmid_p(point, col);
        
        if (gmid(i) > gmid_WI)
            % found required gmid
            
            % determine corresponding current density for this length
            ID_charac = gmid_p(point, 1);
            ID_density = ID_charac / W_charac;
            
            % determine actual ID required
            ID_req = gm_min_SF1 / gmid(i);
            ID = 0.01e-6 * ceil(ID_req * 100e6);
            
            % determine actual W required
            W(i) = ID / ID_density;
            WL(i) = W(i) .* L_charac;
            
            % keep track of corresponding gmro
            gmro(i) = gmro_n(point, col);
            break
        end      
    end
end

% pick L that gives us required WL for parasitics/flicker
for i = 1:num_lengths_P
    WL_this = WL(i);
    
    if (WL_this > WL_min_SF1)
        % determine final dimensions
        W_SF1_M1 = W(i);
        L_SF1_M1 = L_P(i);
        % determine final small signal params
        gmid_SF1_M1 = gmid(i);
        gmro_SF1_M1 = gmro(i);
        break
    end
end

% corresponding current
ID_SF1 = ID;

% compute M1 small signal params
gm_SF1_M1 = gmid_SF1_M1 * ID_SF1;
ro_SF1_M1 = gmro_SF1_M1 / gm_SF1_M1;

% size M2 based on estimated gm and ro required
gm_SF1_M2_est = gmid_SI * ID_SF1;
ro_SF1_M2_required = A_SF1_required / gm_SF1_M1 / (1 - A_SF1_required);
gmro_SF1_M2_target = gm_SF1_M2_est * ro_SF1_M2_required;

% SF1_M2: load device (PMOS)
[W, gmid, gmro] = size_M(L_P, gmid_p, gmro_p, gmid_SI, 0, ID_A3,...
    num_lengths_P, points_per_length);
[L_SF1_M2, W_SF1_M2, gmid_SF1_M2, gmro_SF1_M2] = pick_L(L_P, W, gmid, gmro,...
    gmro_SF1_M2_target, num_lengths_P, W_min);
% compute M2 small signal params
gm_SF1_M2 = gmid_SF1_M2 * ID_SF1;
ro_SF1_M2 = gmro_SF1_M2 / gm_SF1_M2;

A_SF1_actual = gm_SF1_M1 * ro_SF1_M2 / (1 + gm_SF1_M1 * ro_SF1_M2);

%% post-design SF characterization

% noise - note this is just open-loop OTA noise for sanity check

% compute first stage noise
noise_final_SF1 = 8*k*T*(gamma_W/gm_SF1_M1 +...
    gamma_S * gm_SF1_M2 / (gm_SF1_M1^2))*ENBW...
    + 2 * K_flicker_P / (W_SF1_M1 * L_SF1_M1 * C_ox) *...
    log(f_LP_AP / f_HP_AP);

% compute total input-referred OTA noise
noise_final_SF1_in = noise_final_SF1 / (A_target)^2;
noise_final_SF1_V = sqrt(noise_final_SF1_in);

% offset: it can be shown that all contributions are neglig except input
sigma_Vth_SF1_1 = A_VT / sqrt(W_SF1_M1 * L_SF1_M1);
V_os_3sigma_SF1 = sigma_Vth_SF1_1 * 3;

%% area estimate

% calculate A1 OTA area
area_A1 = 0;
area_A1 = area_A1 + get_area(L_M1, W_M1, L_guard, L_diff);
area_A1 = area_A1 + get_area(L_M3, W_M3, L_guard, L_diff);
area_A1 = area_A1 + get_area(L_M5, W_M5, L_guard, L_diff);
area_A1 = area_A1 + get_area(L_M7, W_M7, L_guard, L_diff);
area_A1 = area_A1 + get_area(L_M9, W_M9, L_guard, L_diff);
area_A1 = area_A1 + get_area(L_M13, W_M13, L_guard, L_diff);
area_A1 = area_A1 + get_area(L_M15, W_M15, L_guard, L_diff);

% calculate A3 OTA area
area_A3 = 0;
area_A3 = area_A3 + get_area(L_A3_M1, W_A3_M1, L_guard, L_diff);
area_A3 = area_A3 + get_area(L_A3_M3, W_A3_M3, L_guard, L_diff);
area_A3 = area_A3 + get_area(L_A3_M5, W_A3_M5, L_guard, L_diff);
area_A3 = area_A3 + get_area(L_A3_M7, W_A3_M7, L_guard, L_diff);
% assuming same CMFB amp as A1
area_A3 = area_A3 + get_area(L_M13, W_M13, L_guard, L_diff);
area_A3 = area_A3 + get_area(L_M15, W_M15, L_guard, L_diff);

% source follower area 
area_SF1 = 0;
area_SF1 = area_SF1 + get_area(L_SF1_M1, W_SF1_M1, L_guard, L_diff);
area_SF1 = area_SF1 + get_area(L_SF1_M2, W_SF1_M2, L_guard, L_diff);

% total area
area_total = area_A1 + 2*area_A3 + 2*area_SF1;

%% sizing helper functions

% W_vec: vector of widths (one for each length)
% gmid_vec: vector of actual gmid
% gmro_vec: vector of actual gmro

% L_vector: either N or P lengths
% gmid_matrix: either N or P characterization data
% gmro_matrix: either N or P characterization data
% gmid_target: min or max gmid
% inv_reg: 1 for WI i.e. min gmid, 0 for SI i.e. max gmid
% current: ID for this device
% num_lens: size of L_vector
% points_per_length: number of characterization points
function [W_vec, gmid_vec, gmro_vec] = size_M(L_vector, gmid_matrix,...
    gmro_matrix, gmid_target, inv_reg, current, num_lens, points_per_len)

    % vectors to keep track of results for comparison
    W_vec = zeros(num_lens, 1);
    gmro_vec = zeros(num_lens, 1);
    gmid_vec = zeros(num_lens, 1);

    % try each length
    for i = 1:num_lens

        % column for gmid, gmro data
        col = 1 + i;

        % determine corresponding length
        L_charac = L_vector(i);
        W_charac = L_charac * 2;
        
        % WI
        if (inv_reg == 1)
            for j = 1:points_per_len
                
                point = points_per_len - j + 1;
                gmid_vec(i) = gmid_matrix(point, col);
                
                if (gmid_vec(i) > gmid_target)
                    % found required gmid
                    % determine corresponding current density for this length
                    ID_charac = gmid_matrix(point, 1);
                    ID_density = ID_charac / W_charac;                 
                    % calculate W necessary from current for this device
                    W_vec(i) = current / ID_density;
                    % keep track of gmro
                    gmro_vec(i) = gmro_matrix(point, col);
                    break
                end
            end
        % SI
        else
            for j = 1:points_per_len
                
                point = j;
                gmid_vec(i) = gmid_matrix(point, col);
                
                if (gmid_vec(i) < gmid_target)
                    % found required gmid
                    % determine corresponding current density for this length
                    ID_charac = gmid_matrix(point, 1);
                    ID_density = ID_charac / W_charac;                 
                    % calculate W necessary from current for this device
                    W_vec(i) = current / ID_density;
                    % keep track of gmro
                    gmro_vec(i) = gmro_matrix(point, col);
                    break
                end
            end
        end
    end
end

% L_val: chosen L value
% W_val: chosen W value
% gmid_val: chosen gmid value
% gmro_val: chosen gmro value

% L_vector: either N or P lengths
% W_vector: corresponding W options
% gmid_vector: corresponding gmid
% gmro_vector: corresponding gmro
% gmro_target: min gmro
% num_lens: size of L_vector
function [L_val, W_val, gmid_val, gmro_val] = pick_L(L_vector, W_vector,...
    gmid_vector, gmro_vector, gmro_target, num_lens, min_W)

    for i = 1:num_lens
        gmro_this = gmro_vector(i);
        W_this = W_vector(i);
        
        % determine dimensions
        W_val = W_vector(i);
        L_val = L_vector(i);
        % determine small signal params
        gmid_val = gmid_vector(i);
        gmro_val = gmro_vector(i);

        if ((W_this > min_W) && (gmro_this > gmro_target))
            % if conditions met, these dimensions and params are final
            break
        end
    end
end

% area: silicon area estimate for pair of devices

% L: device L
% W: device W
% guard: estimate of additional guard-ring length
% diff: estimate of additional diffusion length
function area = get_area(L, W, guard, diff)

    area = (2*W + 2*guard) * (L + 2*guard + 2*diff);

end
